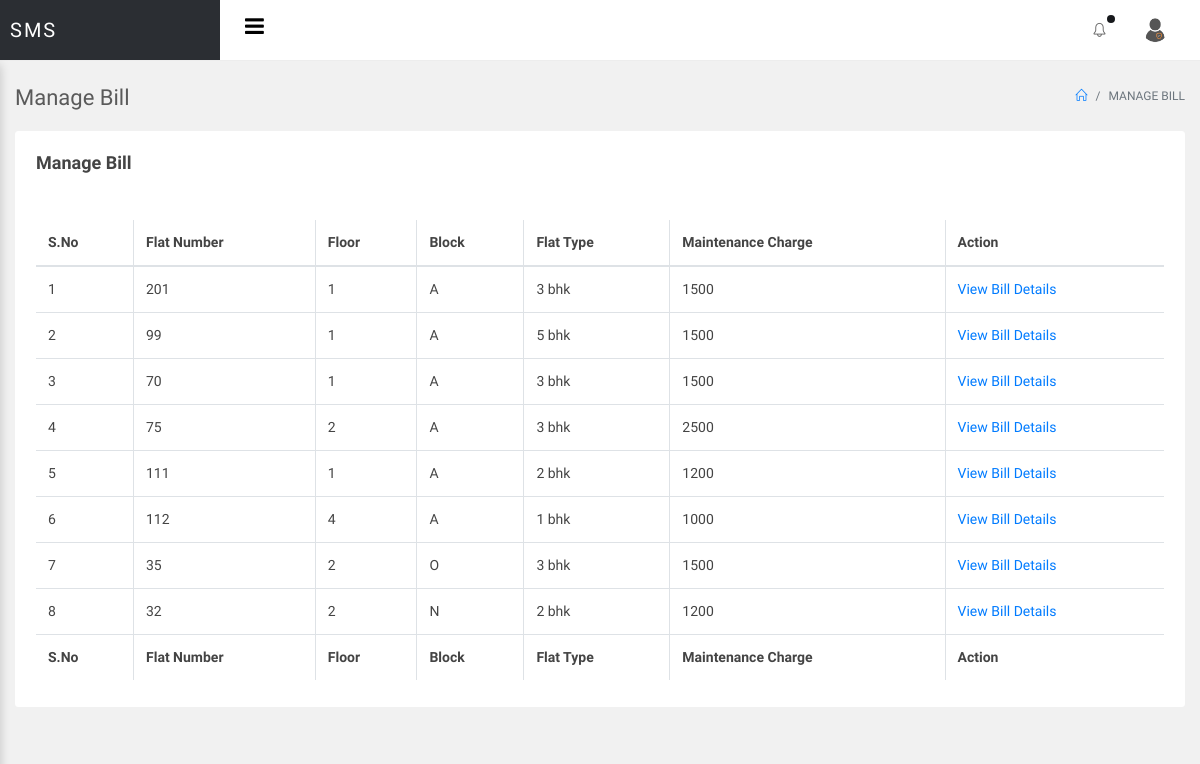
/sms/admin/manage-bill.php (signed in), run on the app's committed database.
### tables this page shows
CREATE TABLE `tblflat` (
  `ID` int(10) NOT NULL,
  `FlatNum` int(50) DEFAULT NULL,
  `Floor` varchar(50) DEFAULT NULL,
  `Block` varchar(50) DEFAULT NULL,
  `FlatType` varchar(120) DEFAULT NULL,
  `MCharge` varchar(200) DEFAULT NULL,
  `CreationDate` timestamp NULL DEFAULT current_timestamp(),
  `Password` varchar(255) DEFAULT NULL
);

### sms/admin/manage-bill.php (the view, shortened to what this page needs)
<?php
include('includes/dbconnection.php');
if (strlen($_SESSION['smsaid']==0)) {
  header('location:logout.php');
  } else{
  ?>
<!doctype html>
<html lang="en">
<head>
<link rel="stylesheet" href="../assets/vendor/bootstrap/css/bootstrap.min.css">
<link rel="stylesheet" href="../assets/vendor/animate-css/animate.min.css">
<link rel="stylesheet" href="../assets/vendor/font-awesome/css/font-awesome.min.css">
<link rel="stylesheet" href="../assets/vendor/jquery-datatable/dataTables.bootstrap4.min.css">
<link rel="stylesheet" href="../assets/vendor/jquery-datatable/fixedeader/dataTables.fixedcolumns.bootstrap4.min.css">
<link rel="stylesheet" href="../assets/vendor/jquery-datatable/fixedeader/dataTables.fixedheader.bootstrap4.min.css">
<link rel="stylesheet" href="../assets/vendor/sweetalert/sweetalert.css"/>
<link rel="stylesheet" href="assets/css/main.css">
<link rel="stylesheet" href="assets/css/color_skins.css">
</head>
<body class="theme-blue">
<div id="wrapper">
    <?php include_once('includes/header.php');?>
    <div id="main-content">
        <div class="container-fluid">
            <div class="block-header">
                <div class="row">
                    <div class="col-lg-5 col-md-8 col-sm-12">
                        <h2>Manage Bill</h2>
                    </div>
                    <div class="col-lg-7 col-md-4 col-sm-12 text-right">
                        <ul class="breadcrumb justify-content-end">
                            <li class="breadcrumb-item"><a href="dashboard.php"><i class="icon-home"></i></a></li>
                            <li class="breadcrumb-item active">Manage Bill</li>
                        </ul>
                    </div>
                </div>
            </div>
            <div class="row clearfix">
                <div class="col-lg-12">
                    <div class="card">
                        <div class="header">
                            <h2>Manage Bill</h2>
                        </div>
                        <div class="body">
                            <div class="table-responsive">
                                <table class="table table-bordered table-hover js-basic-example dataTable table-custom">
                                    <thead>
                                        <tr>
                                            <th>S.No</th>
                                            <th>Flat Number</th>
                                            <th>Floor</th>
                                            <th>Block</th>
                                            <th>Flat Type</th>
                                            <th>Maintenance Charge</th>
                                            <th>Action</th>
                                        </tr>
                                    </thead>
                                    <tbody>
                                        <?php
$sql="SELECT * from tblflat";
$query = $dbh -> prepare($sql);
$query->execute();
$results=$query->fetchAll(PDO::FETCH_OBJ);
$cnt=1;
if($query->rowCount() > 0)
{
foreach($results as $row)
{               ?>
                                        <tr>
                                           <td><?php echo htmlentities($cnt);?></td>
                  <td><?php  echo htmlentities($row->FlatNum);?>
                  </td>
                  <td><?php  echo htmlentities($row->Floor);?></td>
                  <td><?php  echo htmlentities($row->Block);?></td>
                  <td><?php  echo htmlentities($row->FlatType);?></td>
                  <td><?php  echo htmlentities($row->MCharge);?></td>
                  <td><a href="view-bill-detail.php?viewid=<?php echo htmlentities ($row->FlatNum);?>&&bviewid=<?php echo htmlentities ($row->Block);?>">View Bill Details</a></td>
                                        </tr>
                                        <?php $cnt=$cnt+1;}} ?>
                                    </tbody>
                                    <tfoot>
                                        <tr>
                                            <th>S.No</th>
                                            <th>Flat Number</th>
                                            <th>Floor</th>
                                            <th>Block</th>
                                            <th>Flat Type</th>
                                            <th>Maintenance Charge</th>
                                            <th>Action</th>
                                        </tr>
                                    </tfoot>
                                </table>
                            </div>
                        </div>
                    </div>
                </div>
              </div>
        </div>
    </div>
</div>
</body>
</html>
<?php }  ?>

### data on the page
tblflat: FlatNum "201", Floor "1", Block "A", FlatType "3 bhk", MCharge "1500"
tblflat: FlatNum "99", Floor "1", Block "A", FlatType "5 bhk", MCharge "1500"
tblflat: FlatNum "70", Floor "1", Block "A", FlatType "3 bhk", MCharge "1500"
tblflat: FlatNum "75", Floor "2", Block "A", FlatType "3 bhk", MCharge "2500"
tblflat: FlatNum "111", Floor "1", Block "A", FlatType "2 bhk", MCharge "1200"
tblflat: FlatNum "112", Floor "4", Block "A", FlatType "1 bhk", MCharge "1000"
tblflat: FlatNum "35", Floor "2", Block "O", FlatType "3 bhk", MCharge "1500"
tblflat: FlatNum "32", Floor "2", Block "N", FlatType "2 bhk", MCharge "1200"
